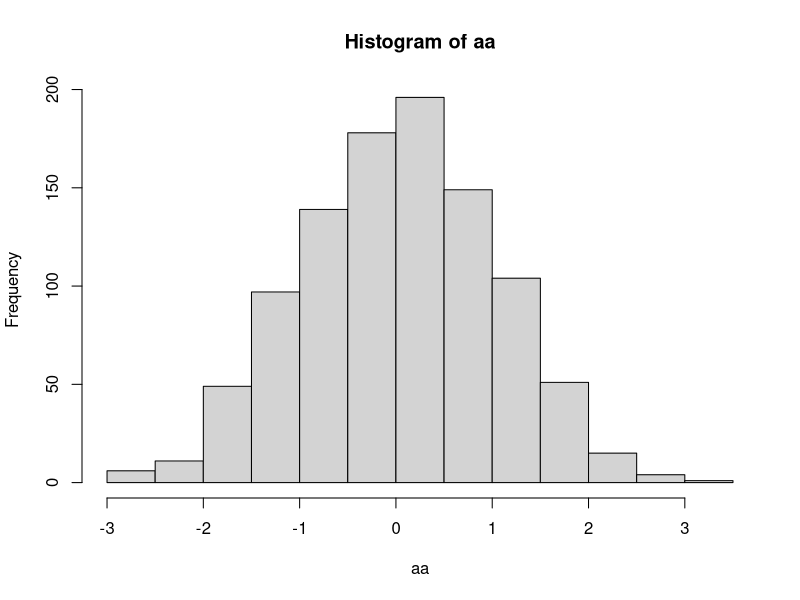
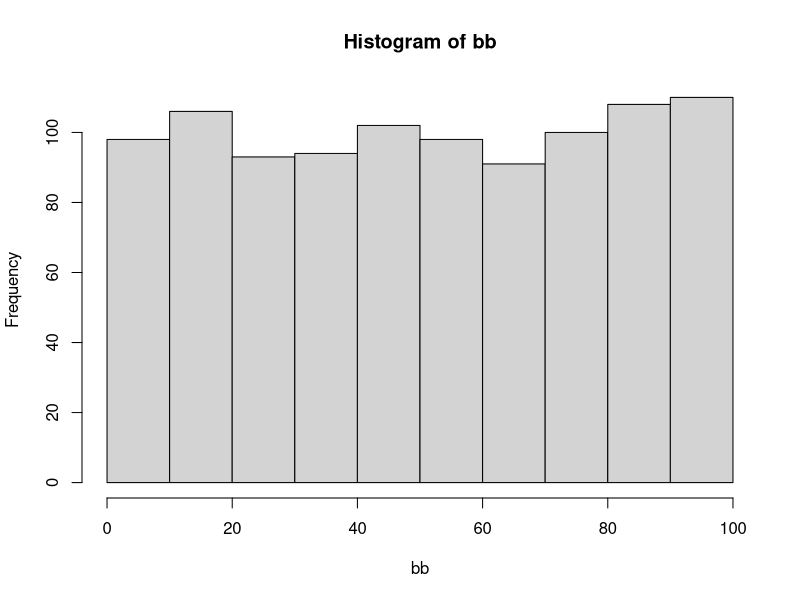

Generate these figures, in order, with R:
# 내장함수
seq(0, 5, by=1.5) # 0.0 1.5 3.0 4.5

# set.seed(123) 난수 값을 고정하고 싶으면 set.seed로 고정시키면 됨
aa <- rnorm(1000, mean=0, sd=1) # rnorm : 정규분포를 따른 난수 발생시키는 함수 / sd : 표준편차
print(aa)
hist(aa) # 히스토그램 그래프
print(mean(aa)) # 0.01099074 // 데이터가 늘어나면 더 0에 가까워짐

bb <- runif(1000, min=0, max=100) # runif : 균등분포를 따른 난수 발생시키는 함수
print(bb)
hist(bb)

sample(0:100, 10) # 0에서 100 사이의 10개의 숫자 랜덤으로 뽑음

vec <- 1:10
min(vec) # 1
mean(vec) # 5.5 
median(vec) # 표준편차 5.5
quantile(vec) # 사분수    0%   25%   50%   75%  100% 
                      # 1.00  3.25  5.50  7.75 10.00
table(vec) # 빈도수  1  2  3  4  5  6  7  8  9 10 
                   # 1  1  1  1  1  1  1  1  1  1 

# 사용자 정의 함수
func1 <- function(){
  print('사용자 정의 함수')
}
func1() # "사용자 정의 함수"

func2 <- function(a){
  cat('arg : ', a) # print로는 출력 안 됨 (문자열 + 변수)
  print('\n매개변수 사용')
  return(a+10)
}
func2(5) # arg :  5[1] "\n매개변수 사용"
         # [1] 15

# 윤년 체크 : 년도가 4의 배수이고 100의 배수가 아니거나 400의 배수
yun_check <- function(y){
  if(y %% 4 == 0 & y %% 100 != 0 | y %% 400 == 0){
    paste(y, '년은 윤년입니다.')
  } else{
    paste(y, '년은 평년입니다.')
  }
}
yun_check(2020) # "2020 년은 윤년입니다."
yun_check(2022) # "2022 년은 평년입니다."
